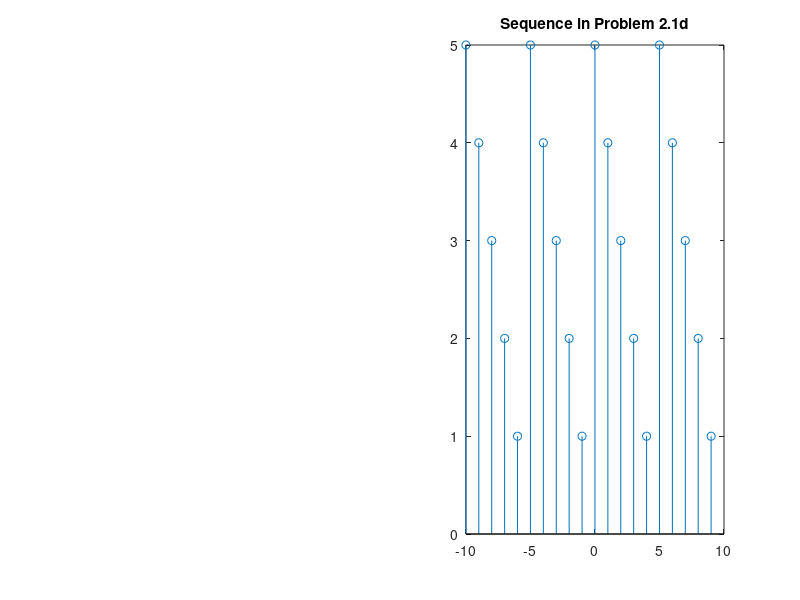

This chart was generated by the following MATLAB code: (Note: this script raises an error after producing the figure.)
%d.)x~(n)={1,2,3,4,5,6,7,6,5,4,3,2,1};?10?n?9.
n=[-10:9];x=[5,4,3,2,1];
xtilde=x'*ones(1,4);xtilde=(xtilde(:))';
subplot(1,2,2); stem(n,xtilde);title('Sequence in Problem 2.1d')
xlable('n');ylable('x(n)');
